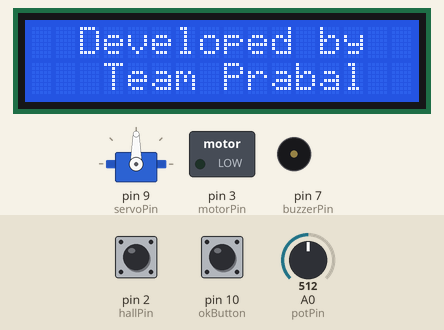
This sketch was run on a simulated Arduino Uno, built with avr-gcc and run on an emulated ATmega328P. Shown: servo, 16×2 character LCD, switched loads named in the sketch (green lamp = pin HIGH), buzzer (waves = sounding, pin HIGH). The inputs (shaded band) are chosen by the test bench; at power-on: pin 10 (okButton) HIGH, pin 2 (hallPin) HIGH, A0 (potPin) = 512. What the sketch prints to the serial monitor is not drawn.

Above: at 3.2 s.
At 7.4 s:
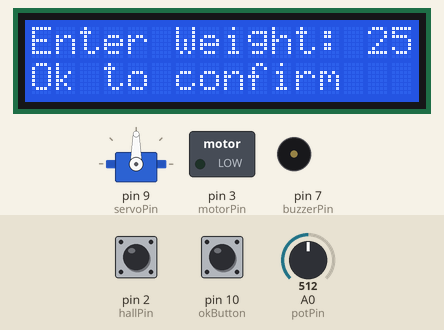
7.5 s: pin 10 (okButton) pulled LOW for 0.85 s
At 8.1 s:
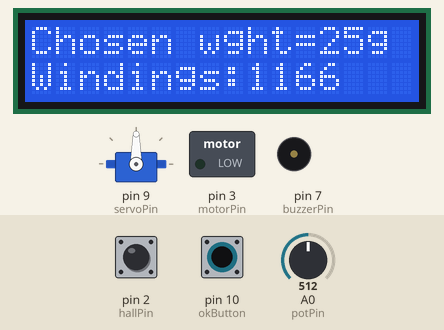
At 11.5 s:
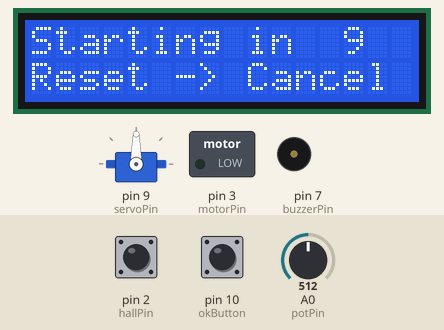
Timing chart, 0 to 22.5 s (numbered marks = the images above; inputs shaded):
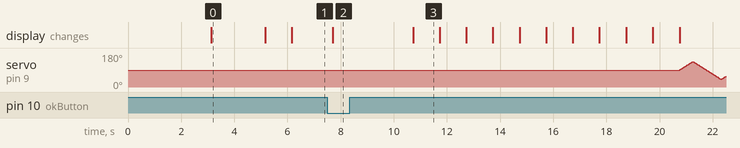

The sketch:

winding_mechanism.ino
```cpp
#include <LiquidCrystal_I2C.h>
#include <Servo.h>

//buzzer pin
int buzzerPin = 7;

//servo
Servo myServo;
int servoPin = 9;
int servoPos = 90;
int servoAdd = 1;

//hall pin
int hallPin = 2;            // Changed hallPin from volatile int to int (pin doesn't need to be changed, as 'volatile' suggests)
volatile int hallState;

// "ok" push button
int okButton = 10;
int okButtonState;

//potentiometer pin
int potPin = A0;
int potState;

//motor relay
int motorPin = 3;

int totalWinding;
volatile int windCount = 0;
int mappedPotState;

LiquidCrystal_I2C lcd (0x27, 16, 2);

void setup() {
  // Tell the Arduino to get ready to exchange messages with the Serial Monitor at a data rate of 9600 bits per second.
  Serial.begin(9600);
  //Configures specified pin to behave either as input or output.
  pinMode (okButton, INPUT);
  pinMode (hallPin, INPUT);
  pinMode (buzzerPin, OUTPUT);
  pinMode (motorPin, OUTPUT);
  // Attach servo variable to a pin
  myServo.attach(servoPin);

  // Read value from specified digital pin, either HIGH or LOW
  okButtonState = digitalRead (okButton);

  //lcd related stuff
  lcd.init();         // Initialize the lcd
  lcd.backlight();    // Open the backlight

  introFunction();    // Print credits and product name
  promtFunction();    // Prompt user for weight
  promptFunction();


  lcd.clear ();
  windCalc();         // Calculate and print total amount of windings
  lcd.clear();
  countDown();        // Countdown to winding start
  lcd.clear();
  // Continuously update windCounter based on signal from Hall sensor
  attachInterrupt (digitalPinToInterrupt(hallPin), windCounter, FALLING);

  // motorSpinFunction();  // WTF DOES THIS DO????? Doesn't actual winding happen in loop()?
}

void loop() {
  hallState = digitalRead(hallPin);   // Read value from Hall sensor
  Serial.println (hallState);         // Print data to serial port as human-readable ASCII text
  //lcd.clear();
  lcd.setCursor(0, 0);
  lcd.print ("Windings: ");
  lcd.print (windCount);

  if (servoPos == 135 || servoPos == 40) {
    servoAdd = -servoAdd;
  }
  servoPos = servoPos + servoAdd;
  myServo.write (servoPos);           // Control servo shaft (set angle for standard servo, set speed for continuous rotation servo)

  // Winding complete, notify user with buzzer and message
  while (windCount >= totalWinding) {
    //digitalWrite (motorPin,0);
    digitalWrite(buzzerPin, HIGH);
    delay (500);
    digitalWrite(buzzerPin, LOW);
    delay (500);
    switchOnFunction();
    lcd.clear();
    lcd.setCursor(0, 0);
    lcd.print ("Winding Complete");
    lcd.setCursor(0, 1);
    lcd.print ("Reset --> restart");
    delay (1000);
    //myServo.write (0);
  }
}

// Prompt user for weight
void promtFunction() {
  lcd.setCursor(0, 0);
  lcd.print ("Enter Weight: ");
  lcd.setCursor(0, 1);
  lcd.print ("Ok to confirm");
  delay (1000);
}

// Essentially printing who made this
void introFunction () {
  lcd.setCursor (0, 0);
  lcd.print("Coil Winder");
  lcd.setCursor (0, 1);
  lcd.print ("A Prabal Product");
  delay (3000);
  lcd.clear();
  lcd.setCursor (0, 0);
  lcd.print ("  Developed by  ");
  lcd.setCursor(0, 1);
  lcd.print ("   Team Prabal   ");
  delay(2000);
  lcd.clear();
}

//
int promptFunction() {
  while (okButtonState == HIGH) {
    // Reads value from specified analog pin (potPin == A0, potentiometer pin)
    potState = analogRead (potPin);
    // Re-map function from range 0-1023 to 0-50
    mappedPotState = map(potState, 0, 1023, 0, 50);
    lcd.setCursor(14, 0);
    lcd.print (mappedPotState);
    delay(500);
    // Exit promptFunction if button is released
    if (digitalRead(okButton) == LOW) {
      break;
    }
  }
}

// Calculate and print total amount of windings
int windCalc() {
  lcd.setCursor(0, 0);
  lcd.print ("Chosen wght=");
  lcd.print (mappedPotState);
  lcd.print("g");
  totalWinding = mappedPotState * 46.666666666;
  lcd.setCursor (0, 1);
  lcd.print ("Windings:");
  lcd.print (totalWinding);
  delay(3000);
}

// Countdown to winding start
void countDown() {
  lcd.print ("Starting in ");
  lcd.setCursor (0, 0);
  lcd.setCursor(0, 1);
  lcd.print("Reset -> Cancel");
  for (int i = 9; i >= 0; i--) {
    lcd.setCursor(13, 0);
    lcd.print (i);
    delay (1000);
  }
}

//
volatile int windCounter () {
  hallState = digitalRead (hallPin);
  if (hallState == LOW) {
    windCount = windCount + 1;
    detachInterrupt(hallPin);
  }
}

void switchOnFunction() {
  myServo.write(150);
  delay (1000);
  myServo.write(90);
}
```

Measured:
- after the input at 7.5 s, the display: changes after 0.19 s (image 2)
- what the display in image 0 shows lasts 2.1 s, from 3.1 s to 5.2 s
